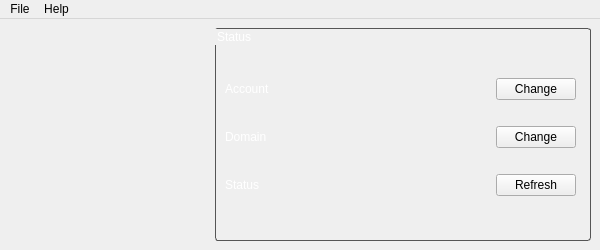
<?xml version="1.0" encoding="UTF-8"?>
<ui version="4.0">
 <class>MainWindow</class>
 <widget class="QMainWindow" name="MainWindow">
  <property name="geometry">
   <rect>
    <x>0</x>
    <y>0</y>
    <width>600</width>
    <height>250</height>
   </rect>
  </property>
  <property name="sizePolicy">
   <sizepolicy hsizetype="Fixed" vsizetype="Fixed">
    <horstretch>0</horstretch>
    <verstretch>0</verstretch>
   </sizepolicy>
  </property>
  <property name="minimumSize">
   <size>
    <width>600</width>
    <height>250</height>
   </size>
  </property>
  <property name="maximumSize">
   <size>
    <width>600</width>
    <height>250</height>
   </size>
  </property>
  <property name="windowTitle">
   <string>EnableDNS updater</string>
  </property>
  <property name="windowIcon">
   <iconset resource="resources.qrc">
    <normaloff>:/updater/icon.png</normaloff>:/updater/icon.png</iconset>
  </property>
  <property name="styleSheet">
   <string notr="true">#centralwidget {
background: url(&quot;:/updater/background-small.png&quot;);
}

#SideWidget {
background: url(&quot;:/updater/eDNS-logo200.png&quot;);
}

#groupBox {
color: white;
border: 1px solid #555;
border-radius: 3px;
padding: 4px;
}



</string>
  </property>
  <widget class="QWidget" name="centralwidget">
   <layout class="QVBoxLayout" name="verticalLayout">
    <item>
     <layout class="QHBoxLayout" name="horizontalLayout">
      <item>
       <widget class="QWidget" name="SideWidget" native="true">
        <property name="maximumSize">
         <size>
          <width>200</width>
          <height>16777215</height>
         </size>
        </property>
       </widget>
      </item>
      <item>
       <widget class="QGroupBox" name="groupBox">
        <property name="styleSheet">
         <string notr="true">.QLabel {
color: white;
}</string>
        </property>
        <property name="title">
         <string>Status</string>
        </property>
        <widget class="QWidget" name="layoutWidget">
         <property name="geometry">
          <rect>
           <x>10</x>
           <y>30</y>
           <width>351</width>
           <height>161</height>
          </rect>
         </property>
         <layout class="QGridLayout" name="gridLayout">
          <item row="0" column="0">
           <widget class="QLabel" name="AcctInfo">
            <property name="text">
             <string>Account</string>
            </property>
           </widget>
          </item>
          <item row="0" column="1">
           <widget class="QPushButton" name="ch_acct">
            <property name="maximumSize">
             <size>
              <width>80</width>
              <height>16777215</height>
             </size>
            </property>
            <property name="text">
             <string>Change</string>
            </property>
           </widget>
          </item>
          <item row="1" column="0">
           <widget class="QLabel" name="DomInfo">
            <property name="text">
             <string>Domain</string>
            </property>
           </widget>
          </item>
          <item row="1" column="1">
           <widget class="QPushButton" name="ch_dom">
            <property name="maximumSize">
             <size>
              <width>80</width>
              <height>16777215</height>
             </size>
            </property>
            <property name="text">
             <string>Change</string>
            </property>
           </widget>
          </item>
          <item row="2" column="0">
           <widget class="QLabel" name="UpStat">
            <property name="text">
             <string>Status</string>
            </property>
           </widget>
          </item>
          <item row="2" column="1">
           <widget class="QPushButton" name="refresh">
            <property name="maximumSize">
             <size>
              <width>80</width>
              <height>16777215</height>
             </size>
            </property>
            <property name="text">
             <string>Refresh</string>
            </property>
           </widget>
          </item>
         </layout>
        </widget>
       </widget>
      </item>
     </layout>
    </item>
   </layout>
  </widget>
  <widget class="QMenuBar" name="menubar">
   <property name="geometry">
    <rect>
     <x>0</x>
     <y>0</y>
     <width>600</width>
     <height>23</height>
    </rect>
   </property>
   <widget class="QMenu" name="menuFile">
    <property name="title">
     <string>File</string>
    </property>
    <addaction name="actionHide"/>
    <addaction name="separator"/>
    <addaction name="actionQuit_2"/>
   </widget>
   <widget class="QMenu" name="menuHelp">
    <property name="title">
     <string>Help</string>
    </property>
    <addaction name="actionAbout"/>
   </widget>
   <addaction name="menuFile"/>
   <addaction name="menuHelp"/>
  </widget>
  <action name="actionPreferences">
   <property name="text">
    <string>Preferences</string>
   </property>
  </action>
  <action name="actionQuit">
   <property name="text">
    <string>Quit</string>
   </property>
  </action>
  <action name="actionHide">
   <property name="text">
    <string>Hide</string>
   </property>
  </action>
  <action name="actionQuit_2">
   <property name="text">
    <string>Quit</string>
   </property>
  </action>
  <action name="actionAbout">
   <property name="text">
    <string>About</string>
   </property>
  </action>
 </widget>
 <resources>
  <include location="resources.qrc"/>
 </resources>
 <connections/>
</ui>
